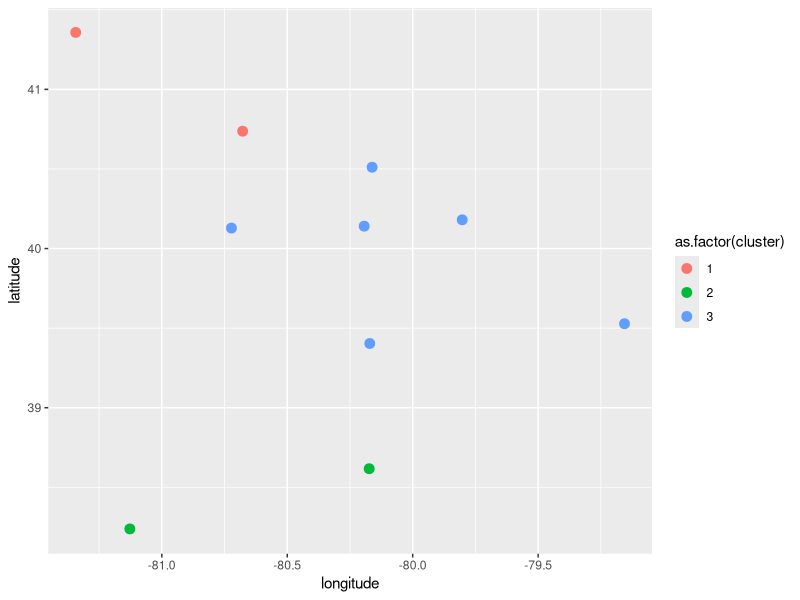

Reproduce this figure in R.
# Load required packages
library(geosphere)

# Create a data frame with latitude and longitude variables
df <- data.frame(
  id = 1:10,
  latitude = rnorm(10, 40, 1),
  longitude = rnorm(10, -80, 1)
)

# Compute the distance matrix between all pairs of points
dist_matrix <- distm(df[, c("longitude", "latitude")])

# Run k-means clustering on the distance matrix
k <- 3
clusters <- kmeans(dist_matrix, centers = k)

# Assign cluster IDs to the original data frame
df$cluster <- clusters$cluster

# Print the results
print(df)


require(ggplot2)

ggplot(df)+
  geom_point(aes(longitude, latitude, color = as.factor(cluster)), size = 3)


# Unscrambling GeoJSON ----------------------------------------------------


# load required packages
library(dplyr)
library(jsonlite)

# create sample data frame with GeoJSON column
df <- data.frame(geojson = c("{\"type\":\"Point\",\"coordinates\":[-46.450219341389875,-19.420183266845367]}",
                             "{\"type\":\"Point\",\"coordinates\":[-122.4194,37.7749]}"))

extract_latitude <- function(geojson) {
  # parse GeoJSON string as JSON object
  geojson_obj <- parse_json(geojson)
  # extract coordinates from JSON object
  return(geojson_obj$coordinates[[2]])

}

extract_longitude <- function(geojson) {
  # parse GeoJSON string as JSON object
  geojson_obj <- parse_json(geojson)
  # extract coordinates from JSON object
  return(geojson_obj$coordinates[[1]])
  
}

# update existing data frame with latitude and longitude columns
df <- df %>%
  mutate(LAT = apply(df %>% select(geojson), 1, extract_latitude)) %>%
  mutate(LON = apply(df %>% select(geojson), 1, extract_longitude))



# Creating clusters -------------------------------------------------------



# load required packages
library(geosphere)
library(dplyr)
library(stats)

# generate sample data frame with latitude and longitude columns
df <- data.frame(latitude = c(-23.55052, -22.90642, -23.55052, -22.90642),
                 longitude = c(-46.63331, -43.17290, -46.63331, -43.17290))

# compute distance matrix between samples
dist_mat <- distm(df[, c("longitude", "latitude")])

# perform k-means clustering on distance matrix
k <- 2  # number of clusters
km_res <- kmeans(dist_mat, k)

# add cluster ID to original data frame
df <- df %>%
  mutate(cluster = km_res$cluster)

# print result
print(df)
